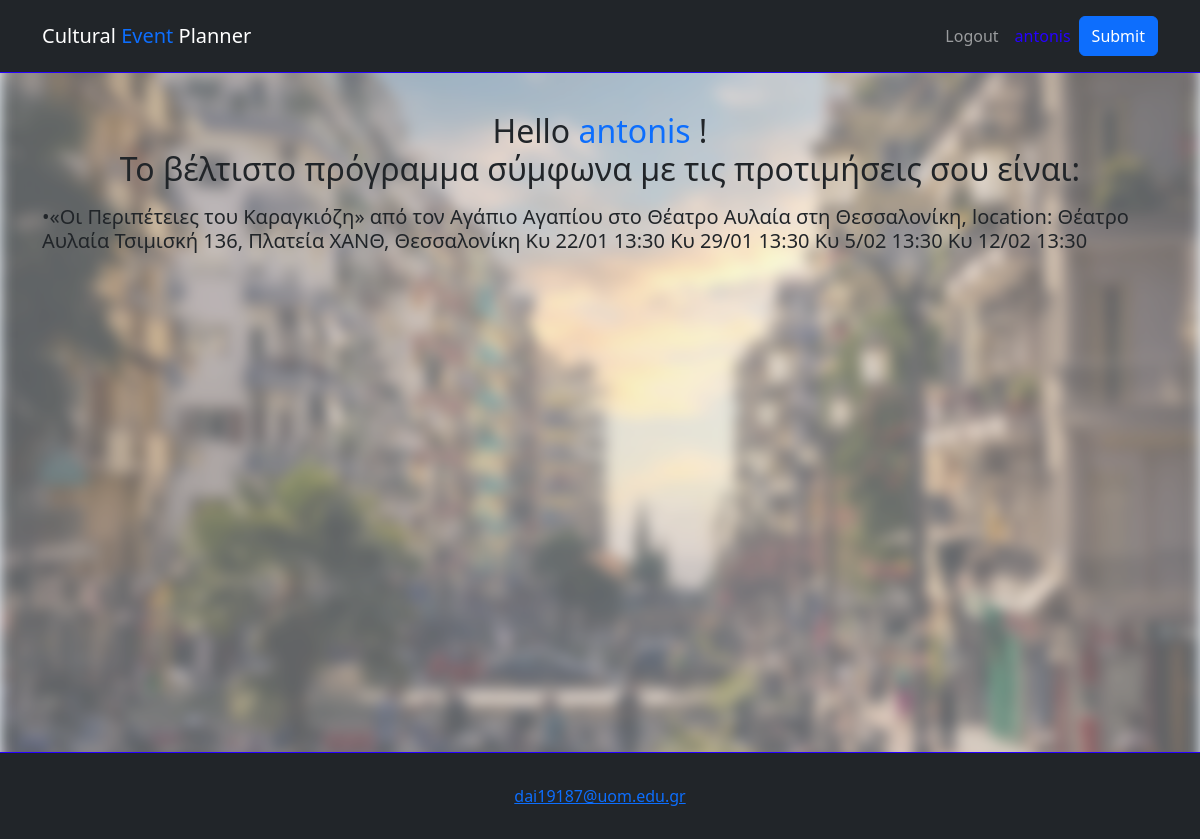
Page /UserEvents (signed in) on the earlier database version.
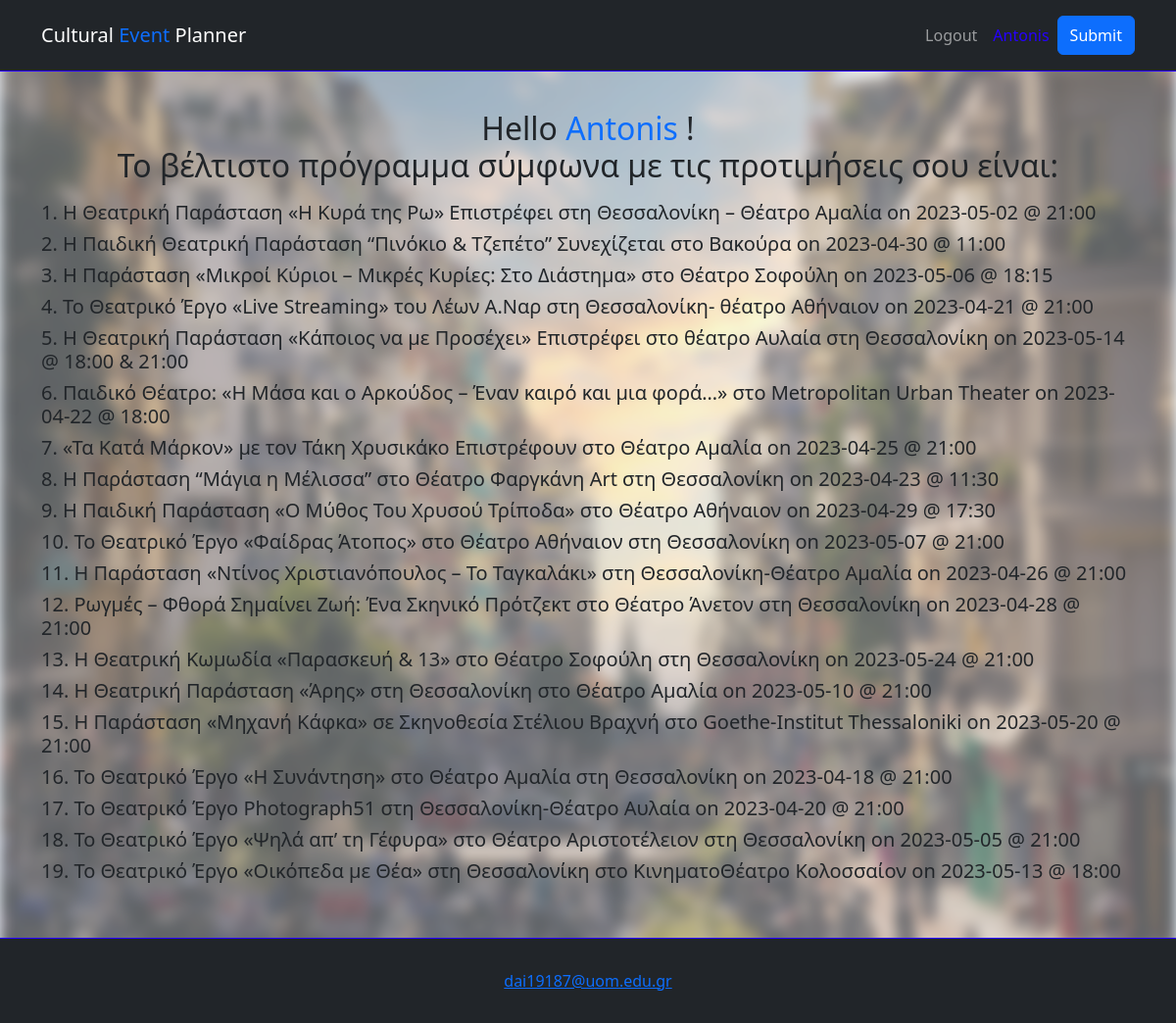
Same page on the later database version.
### website/models.py (models this page shows)
class User(db.Model , UserMixin):
    id = db.Column(db.Integer , primary_key = True)
    email = db.Column(db.String(150), unique = True)
    firstName = db.Column(db.String(150))
    password = db.Column(db.String(150))
    result = db.relationship('Result')

class Result(db.Model):
    id = db.Column(db.Integer , primary_key = True )
    result = db.Column(db.String(1000))
    user_id =db.Column(db.Integer , db.ForeignKey('user.id'))

### website/views.py (the view)
@views.route('UserEvents' , methods = ['GET'])
def UserEvents():
    results = list()
    result = Result.query.all()
    for r in result:
        if r.user_id == current_user.id:
            results.append(r.result)
    return  render_template("UserEvents.html" , user = current_user , results = results)

### website/templates/UserEvents.html
{% extends "base.html" %}
{% block content %}
<body>
    <div class="contrainer">
        <br>
        <br>
        <div class="container py-5 text-center" style="min-height: 88vh">
            <img class="background" src="static/img/thess.jpg" alt="Aleq">
            <p>
            {% if results %}
            <h2>Hello <span class="text-primary">{{user.firstName}}</span> !<br>
                Το βέλτιστο πρόγραμμα σύμφωνα με τις προτιμήσεις σου είναι:
            </h2>
            </p>
                {%for r in results%}
                <h5 style="text-align: left;">{{r}}</h5>
                {%endfor%}
            {%else%}
                Δεν έχει δημιουργηθεί πρόγραμμα ακόμα.
            {%endif%}
        </div>
    </div>
</body>
{% endblock%}

### website/templates/base.html (shortened to what this page needs)
<!DOCTYPE html>
<html>
  <head>
    <link rel="stylesheet" href="static/front/stylesheet.css">
    <link href="https://cdn.jsdelivr.net/npm/bootstrap@5.3.0-alpha3/dist/css/bootstrap.min.css" rel="stylesheet">
  </head>
  <body style="background-color:aliceblue ;">
    <nav class="navbar navbar-expand-lg navbar-dark bg-dark py-3 fixed-top" style="border-bottom: 1px solid #2600ff">
      <div class="container">
        <a href="/" class="navbar-brand">Cultural <span class="text-primary">Event</span> Planner</a>
        <div class="collapse navbar-collapse" id="navmenu">
          <ul class="navbar-nav ms-auto">
              {% if user.is_authenticated %}
              <li class="nav-item">
                <a href="/logout" class="nav-link">Logout</a>
              </li>
              <li class="nav-item">
                <a href="/UserEvents" class="nav-link" style="color: #2600ff;">{{user.firstName}}</a>
              </li>
              {%endif%}
            {% if user.is_authenticated %}
              <button type="button"  class="btn btn-primary" id="submit">Submit</button>
            {% endif %}
          </ul>
        </div>
      </div>
    </nav>
    <div>
      {% block content %} {% endblock%}
    </div>
  </body>
  <footer class="p-4 bg-dark text-white text-center position-relative"  style="border-top: 1px solid #2600ff" >
    <div class="container">
      <button type="button" class="btn btn-link">dai19187@uom.edu.gr</button>
  </div>
  </footer>
</html>

### website/static/front/stylesheet.css (style rules this page uses)
img.background { position: absolute; left: 0px; top: 0px; z-index: -1; width: 100%; opacity: 0.60; height: 100%; -webkit-filter: blur(5px); filter: blur(7px); }
footer { position: fixed; bottom: 0; width: 100%; }

Differences in the rows shown:
removed Result: result "•«Οι Περιπέτειες του Καραγκιόζη» από τον Αγάπιο Αγαπίου στο Θέατρο Αυλαία στη Θεσσαλονίκη, location: Θέατρο Αυλαία Τσιμισκή 136, Πλατεία ΧΑΝΘ, Θεσσαλονίκη Κυ 22/01 13:30 Κυ 29/01 13:30 Κυ 5/02 13:30 Κυ 12/02 13:30"
changed User: firstName "antonis" → "Antonis"
added Result: result "1. Η Θεατρική Παράσταση «Η Κυρά της Ρω» Επιστρέφει στη Θεσσαλονίκη – Θέατρο Αμαλία on 2023-05-02 @ 21:00"
added Result: result "2. Η Παιδική Θεατρική Παράσταση “Πινόκιο & Τζεπέτο” Συνεχίζεται στο Βακούρα on 2023-04-30 @ 11:00"
added Result: result "3. Η Παράσταση «Μικροί Κύριοι – Μικρές Κυρίες: Στο Διάστημα» στο Θέατρο Σοφούλη on 2023-05-06 @ 18:15"
added Result: result "4. Το Θεατρικό Έργο «Live Streaming» του Λέων Α.Ναρ στη Θεσσαλονίκη- θέατρο Αθήναιον on 2023-04-21 @ 21:00"
added Result: result "5. Η Θεατρική Παράσταση «Κάποιος να με Προσέχει» Επιστρέφει στο θέατρο Αυλαία στη Θεσσαλονίκη on 2023-05-14 @ 18:00 & 21:00"
added Result: result "6. Παιδικό Θέατρο: «Η Μάσα και ο Αρκούδος – Έναν καιρό και μια φορά…» στο Metropolitan Urban Theater on 2023-04-22 @ 18:00"
added Result: result "7. «Τα Κατά Μάρκον» με τον Τάκη Χρυσικάκο Επιστρέφουν στο Θέατρο Αμαλία on 2023-04-25 @ 21:00"
added Result: result "8. Η Παράσταση “Μάγια η Μέλισσα” στο Θέατρο Φαργκάνη Art στη Θεσσαλονίκη on 2023-04-23 @ 11:30"
added Result: result "9. Η Παιδική Παράσταση «Ο Μύθος Του Χρυσού Τρίποδα» στο Θέατρο Αθήναιον on 2023-04-29 @ 17:30"
added Result: result "10. Το Θεατρικό Έργο «Φαίδρας Άτοπος» στο Θέατρο Αθήναιον στη Θεσσαλονίκη on 2023-05-07 @ 21:00"
added Result: result "11. Η Παράσταση «Ντίνος Χριστιανόπουλος – Το Ταγκαλάκι» στη Θεσσαλονίκη-Θέατρο Αμαλία on 2023-04-26 @ 21:00"
added Result: result "12. Ρωγμές – Φθορά Σημαίνει Ζωή: Ένα Σκηνικό Πρότζεκτ στο Θέατρο Άνετον στη Θεσσαλονίκη on 2023-04-28 @ 21:00"
added Result: result "13. Η Θεατρική Κωμωδία «Παρασκευή & 13» στο Θέατρο Σοφούλη στη Θεσσαλονίκη on 2023-05-24 @ 21:00"
added Result: result "14. Η Θεατρική Παράσταση «Άρης» στη Θεσσαλονίκη στο Θέατρο Αμαλία on 2023-05-10 @ 21:00"
added Result: result "15. Η Παράσταση «Μηχανή Κάφκα» σε Σκηνοθεσία Στέλιου Βραχνή στο Goethe-Institut Thessaloniki on 2023-05-20 @ 21:00"
added Result: result "16. Το Θεατρικό Έργο «Η Συνάντηση» στο Θέατρο Αμαλία στη Θεσσαλονίκη on 2023-04-18 @ 21:00"
added Result: result "17. Το Θεατρικό Έργο Photograph51 στη Θεσσαλονίκη-Θέατρο Αυλαία on 2023-04-20 @ 21:00"
added Result: result "18. Το Θεατρικό Έργο «Ψηλά απ’ τη Γέφυρα» στο Θέατρο Αριστοτέλειον στη Θεσσαλονίκη on 2023-05-05 @ 21:00"
added Result: result "19. Το Θεατρικό Έργο «Οικόπεδα με Θέα» στη Θεσσαλονίκη στο ΚινηματοΘέατρο Κολοσσαίον on 2023-05-13 @ 18:00"
